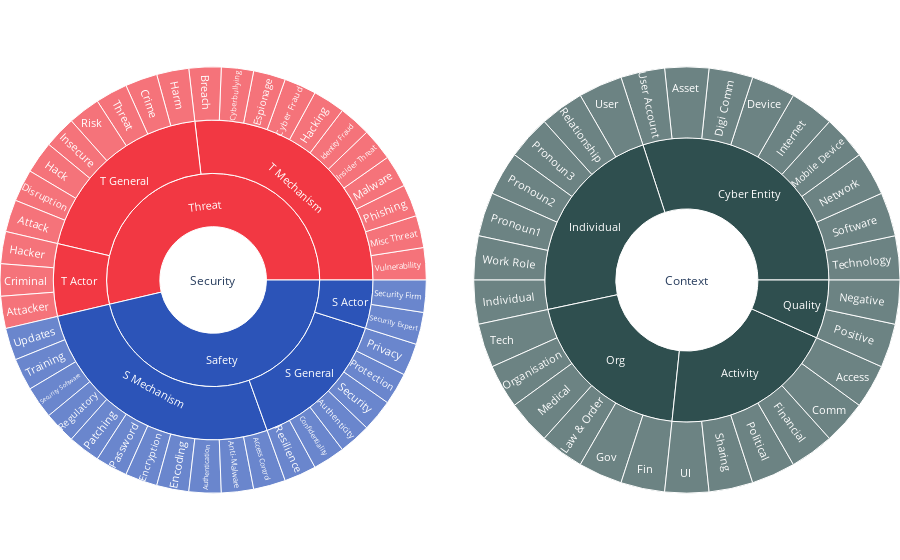

Notebook source saved alongside this figure:
### Markdown cell above
### Framework

The dictionary consists of words and phrases (**Lexemes**). At the lowest level, lexical variants (_pass phrase_ and _password_) or very similar in meaning (_security gap_ and _secuirty hole_) are grouped into **Terms**. Each term is assigned to 1 of 4 **Domains**: Cyber Security (e.g. _hacker, password_), Security (e.g., _safety, danger_), Cyber (e.g., _mobile phone, user_), and General (_company, child_). Terms are further grouped into the broader **Concepts** to which they relate (e.g., the **Terms** _Exploit_ and _Security Flaw_ are grouped under the **Concept** _Vulnerability_. Concepts are assigned to 1 of several categories, nested within 2 over-arching dimensions--Security and Context--which can be thought of as separate dictionaries. The **Security Categories** are: 'Cybersecurity', 'Security Actor', 'Security General','Security Mechanism','Threat Actor','Threat General','Threat Mechanism'. The **Context Categories** are: 'Activity', 'Cyber Entity', 'Individual', 'Org', 'Quality'. 

The `tacs_show()` function with the `out='vis'` option can be used to visualise the framework as an interactive sunburst diagram in a Jupyter Notebook. The option `out='table'` produces a table with custom level. If `level='category'` is selected, the table shows one category per row, with concepts and their domains listed in a string. If `level='concept'`, each concept is displayed followed by a string of terms.

### Code cell
tacs_show(context=True, out='vis')

### Figure 1 — Plotly figure (JSON) as saved in the notebook; plotly's stock layout.template omitted (floating-point values rounded to 4 significant figures)
{"data": [{"domain": {"column": 0}, "insidetextfont": {"size": 11}, "labels": ["Safety", "S General", "S Mechanism", "S Actor", "T Actor", "Security", "Threat", "T General", "T Mechanism", "Vulnerability ", "Misc Threat ", "Phishing ", "Malware ", "Insider Threat ", "Identity Fraud ", "Hacking ", "Cyber Fraud ", "Espionage ", "Cyberbullying ", "Breach ", "Harm ", "Crime ", "Threat ", "Risk ", "Insecure ", "Hack ", "Disruption ", "Attack ", "Hacker ", "Criminal ", "Attacker ", "Updates ", "Training ", "Security Software ", "Regulatory ", "Patching ", "Password ", "Encryption ", "Encoding ", "Authentication ", "Anti-Malware ", "Access Control ", "Resilience ", "Confidentiality ", "Authenticity ", "Security ", "Protection ", "Privacy ", "Security Expert ", "Security Firm "], "maxdepth": 4, "parents": ["Security", "Safety", "Safety", "Safety", "Threat", "", "Security", "Threat", "Threat", "T Mechanism", "T Mechanism", "T Mechanism", "T Mechanism", "T Mechanism", "T Mechanism", "T Mechanism", "T Mechanism", "T Mechanism", "T Mechanism", "T Mechanism", "T General", "T General", "T General", "T General", "T General", "T General", "T General", "T General", "T Actor", "T Actor", "T Actor", "S Mechanism", "S Mechanism", "S Mechanism", "S Mechanism", "S Mechanism", "S Mechanism", "S Mechanism", "S Mechanism", "S Mechanism", "S Mechanism", "S Mechanism", "S General", "S General", "S General", "S General", "S General", "S General", "S Actor", "S Actor"], "type": "sunburst"}, {"domain": {"column": 1}, "insidetextfont": {"size": 11}, "labels": ["Context", "Quality", "Org", "Individual", "Cyber Entity", "Activity", "Positive ", "Negative ", "Tech ", "Organisation ", "Medical ", "Law & Order ", "Gov ", "Fin ", "User ", "Relationship ", "Pronoun3 ", "Pronoun2 ", "Pronoun1 ", "Work Role ", "Individual ", "Technology ", "Software ", "Network ", "Mobile Device ", "Internet ", "Device ", "Digi Comm ", "Asset ", "User Account ", "UI ", "Sharing ", "Political ", "Financial ", "Comm ", "Access "], "maxdepth": 3, "parents": ["", "Context", "Context", "Context", "Context", "Context", "Quality", "Quality", "Org", "Org", "Org", "Org", "Org", "Org", "Individual", "Individual", "Individual", "Individual", "Individual", "Individual", "Individual", "Cyber Entity", "Cyber Entity", "Cyber Entity", "Cyber Entity", "Cyber Entity", "Cyber Entity", "Cyber Entity", "Cyber Entity", "Cyber Entity", "Activity", "Activity", "Activity", "Activity", "Activity", "Activity"], "type": "sunburst"}], "layout": {"extendsunburstcolors": true, "grid": {"columns": 2, "rows": 1}, "margin": {"b": 0, "l": 0, "r": 0, "t": 0}, "sunburstcolorway": ["#F23843", "#2C54B8", "#2F4F4F", "#2F4F4F", "#2F4F4F", "#2F4F4F", "#2F4F4F", "#2F4F4F", "#2F4F4F", "#2F4F4F", "#2F4F4F", "#D7D7D7", "#D7D7D7", "#D7D7D7", "#D7D7D7", "#D7D7D7", "#D7D7D7", "#D7D7D7", "#D7D7D7", "#D7D7D7"]}}
